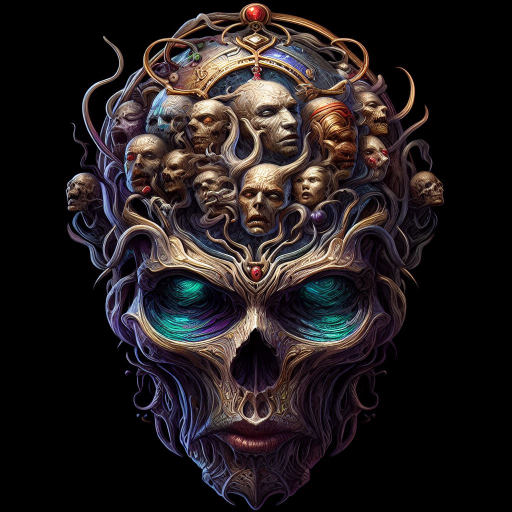
#> input picture test1.jpg, 1024 x 1024 px (shown at 1/2 size)
$ python Visualiesed.py
#> lines starting #> are read from the running program, lines starting #| are printed output that depends on the picture
from typing import Tuple
import cv2
import numpy as np
import matplotlib.pyplot as plt
from matplotlib.widgets import RangeSlider, Slider, RadioButtons, CheckButtons


def updateGraph():
    """!!! Функция для обновления графика"""
    global slider_x_range
    global slider_y_range
    global graph_axes
    global x_min, x_max, y_min, y_max
    global radiobuttons
    global checkbuttons_grid

    options = {"Opt1": "r", "Opt2": "b", "Opt3": "g"}

    # Получаем значения интервалов
    x_min, x_max = slider_x_range.val
    y_min, y_max = slider_y_range.val

    # Загрузим изображение
    image = cv2.imread(input_path, cv2.IMREAD_COLOR)
#> image is the input picture: shape (1024, 1024, 3); mean B, G, R 29.8, 29, 35.9
    if image is None:
        raise FileNotFoundError(f"Файл {input_path} не найден")

    # Конвертируем изображение в RGB формат для корректного отображения с помощью matplotlib
    image = cv2.cvtColor(image, cv2.COLOR_BGR2RGB)

    actions = options[radiobuttons.value_selected]

    graph_axes.clear()
    graph_axes.imshow(image)
    graph_axes.set_xlim(x_min, x_max)
    graph_axes.set_ylim(y_max, y_min)  # Инвертируем ось Y для корректного отображения

    # !!! Определим, нужно ли показывать сетку на графике
    grid_visible = checkbuttons_grid.get_status()[0]
    graph_axes.grid(grid_visible)

    plt.draw()


def onCheckClicked(value: str):
    """!!! Обработчик события при нажатии на флажок"""
    updateGraph()


def onRadioButtonsClicked(value: str):
    """Обработчик события при клике по RadioButtons"""
    updateGraph()


def onChangeValue(value: np.float64):
    """Обработчик события изменения значений μ и σ"""
    updateGraph()


def onChangeXRange(value: Tuple[np.float64, np.float64]):
    """Обработчик события измерения значения интервала по оси X"""
    updateGraph()


def onChangeYRange(value: Tuple[np.float64, np.float64]):
    """Обработчик события измерения значения интервала по оси Y"""
    updateGraph()


if __name__ == "__main__":
    # Путь к изображению
    input_path = 'test1.jpg'  # Замените на путь к вашему изображению

    # Начальные параметры графиков
    x_min = 0
    x_max = 1024  # Ширина изображения
    y_min = 0
    y_max = 1024  # Высота изображения

    # Создадим окно с графиком
    fig, graph_axes = plt.subplots()

    # Выделим область, которую будет занимать график
    fig.subplots_adjust(left=0.07, right=0.95, top=0.95, bottom=0.4)

    # Создадим слайдер для задания интервала по оси X
    axes_slider_x_range = plt.axes([0.3, 0.09, 0.5, 0.04])
    slider_x_range = RangeSlider(
        axes_slider_x_range,
        label="x",
        valmin=0.0,
        valmax=1024.0,
        valinit=(x_min, x_max),
        valfmt="%1.0f",
    )

    # Создадим слайдер для задания интервала по оси Y
    axes_slider_y_range = plt.axes([0.3, 0.03, 0.5, 0.04])
    slider_y_range = RangeSlider(
        axes_slider_y_range,
        label="y",
        valmin=0.0,
        valmax=1024.0,
        valinit=(y_min, y_max),
        valfmt="%1.0f",
    )

    # Создадим оси для переключателей
    axes_radiobuttons = plt.axes([0.05, 0.09, 0.17, 0.2])

    # Создадим переключатель
    radiobuttons = RadioButtons(
        axes_radiobuttons, ["Opt1", "Opt2", "Opt3"]
    )

    # !!! Создадим оси для флажка
    axes_checkbuttons = plt.axes([0.05, 0.01, 0.17, 0.07])

    # !!! Создадим флажок
    checkbuttons_grid = CheckButtons(axes_checkbuttons, ["Сетка"], [True])

    # Подпишемся на события при изменении значения слайдеров.
    slider_x_range.on_changed(onChangeXRange)
    slider_y_range.on_changed(onChangeYRange)

    # Подпишемся на событие при переключении радиокнопок
    radiobuttons.on_clicked(onRadioButtonsClicked)

    # !!! Подпишемся на событие при клике по флажку
    checkbuttons_grid.on_clicked(onCheckClicked)

    updateGraph()
    plt.show()
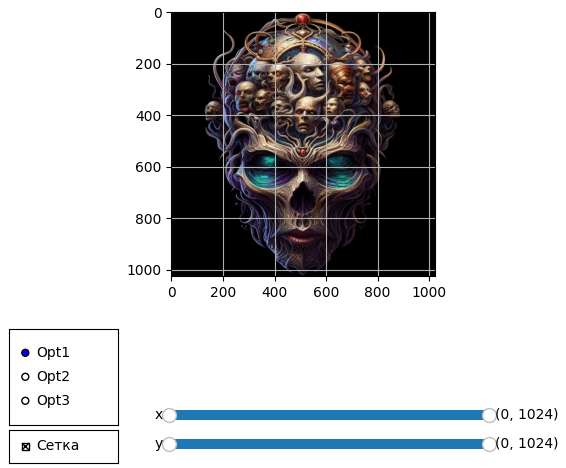
#> figure drawn by matplotlib, 5 panels
